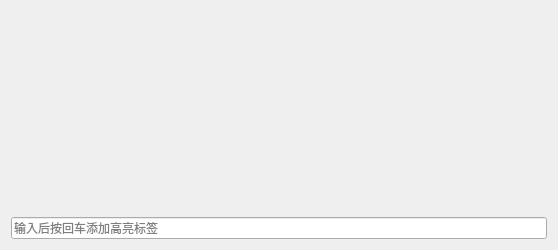
<?xml version="1.0" encoding="UTF-8"?>
<ui version="4.0">
 <class>SAKHighlighterSettingPanel</class>
 <widget class="QWidget" name="SAKHighlighterSettingPanel">
  <property name="geometry">
   <rect>
    <x>0</x>
    <y>0</y>
    <width>558</width>
    <height>250</height>
   </rect>
  </property>
  <property name="windowTitle">
   <string>高亮显示设置</string>
  </property>
  <layout class="QGridLayout" name="gridLayout">
   <item row="2" column="0" colspan="3">
    <widget class="QLineEdit" name="lineEdit">
     <property name="placeholderText">
      <string>输入后按回车添加高亮标签</string>
     </property>
    </widget>
   </item>
   <item row="0" column="0" colspan="2">
    <widget class="QFrame" name="frame">
     <property name="styleSheet">
      <string notr="true">QFrame {
	border:none
}</string>
     </property>
     <property name="frameShape">
      <enum>QFrame::StyledPanel</enum>
     </property>
     <property name="frameShadow">
      <enum>QFrame::Raised</enum>
     </property>
     <property name="lineWidth">
      <number>0</number>
     </property>
    </widget>
   </item>
   <item row="0" column="2">
    <spacer name="horizontalSpacer">
     <property name="orientation">
      <enum>Qt::Horizontal</enum>
     </property>
     <property name="sizeHint" stdset="0">
      <size>
       <width>40</width>
       <height>20</height>
      </size>
     </property>
    </spacer>
   </item>
   <item row="1" column="0">
    <spacer name="verticalSpacer">
     <property name="orientation">
      <enum>Qt::Vertical</enum>
     </property>
     <property name="sizeHint" stdset="0">
      <size>
       <width>20</width>
       <height>40</height>
      </size>
     </property>
    </spacer>
   </item>
  </layout>
 </widget>
 <resources/>
 <connections/>
</ui>
